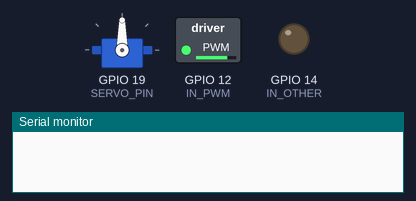
A sketch run on a simulated ESP32. On the bench: servo, switched loads named in the sketch (green lamp = pin HIGH), output pins drawn as LEDs (lit = HIGH), the last lines printed to the serial monitor.

Above: at 0.9 s.
At 2.1 s:
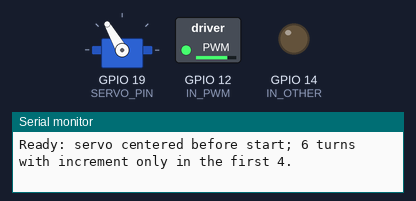
At 6.73 s:
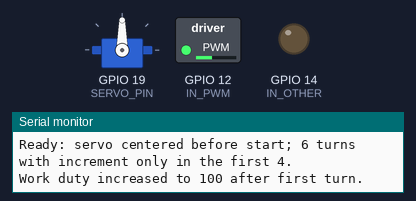
At 11.78 s:
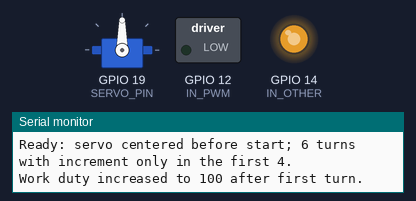
At 12.2 s:
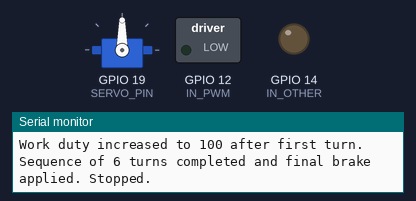
Timing chart, 0 to 13.7 s (numbered marks = the images above):
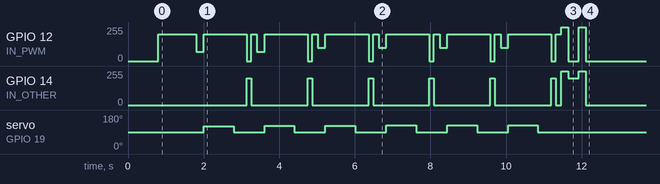

The sketch:

primer_fogueo.ino
```cpp
// 6 turns: angle increases +SERVO_STEP_DEG° ONLY during the first 4 turns
// Features: reverse-kick on each turn, post-brake boost,
// dutyWork +30 after the first turn, and full brake at the 6th turn.
// Guarantee: servo at 90° before the motor spins at startup.

#include <ESP32Servo.h>

// ===== Pins =====
const int IN_PWM    = 12;   // Active PWM input (forward)
const int IN_OTHER  = 14;   // The other input: LOW in forward; PWM in reverse
const int SERVO_PIN = 19;   // Servo

// ===== PWM =====
const int PWM_FREQ  = 7000;     // (increase to 20000 if you want inaudible PWM)
const int PWM_RES   = 8;        // 0..255
const uint8_t DUTY_WORK = 70;   // Base duty for forward motion
const uint8_t DUTY_MAX  = 200;  // Maximum duty (boost)
int currentDutyWork = DUTY_WORK;

// ===== Servo / Turns =====
Servo servo;
const int SERVO_CENTER     = 90;
const int SERVO_RIGHT_BASE = 120; // base angle for the first turn
const int SERVO_STEP_DEG   = 2;   // increment per turn (limited to 4 turns)

// ===== Timings =====
const uint32_t WAIT_BEFORE_TURN_MS = 200;
const uint32_t HOLD_TURN_MS        = 790;
const uint32_t RETURN_TRAVEL_MS    = 350;
const uint32_t BOOST_AFTER_CENTER  = 300;
const uint16_t SERVO_SETTLE_MS     = 800;  // ensure 90° at startup

// ===== Brakes =====
const uint16_t REVERSE_KICK_TURN_MS = 120; // short reverse-kick on each turn
const uint16_t BOOST_AFTER_BRAKE_MS = 150; // short boost after braking
const uint16_t BRAKE_MS             = 180; // active brake (final stop)
const uint16_t REVERSE_KICK_MS      = 280; // long reverse-kick (final stop)

// ================= Motor helpers (IN1/IN2) =================
inline void coast_gpio_lowlow() {   // use BEFORE attaching PWM
  pinMode(IN_PWM, OUTPUT);
  pinMode(IN_OTHER, OUTPUT);
  digitalWrite(IN_PWM, LOW);
  digitalWrite(IN_OTHER, LOW);
}

inline void brakeHard() {           // IN1=1, IN2=1 (short bursts)
  digitalWrite(IN_OTHER, HIGH);
  ledcWrite(IN_PWM, 255);
}

inline void setForwardDuty(uint8_t duty) {
  digitalWrite(IN_OTHER, LOW);
  ledcWrite(IN_PWM, duty);
}

inline void boostForward(uint32_t ms, uint8_t duty = DUTY_MAX) {
  setForwardDuty(duty);
  delay(ms);
}

inline void reverseKick(uint8_t duty, uint32_t ms) { // short reverse
  ledcWrite(IN_PWM, 0);                      // IN_PWM=LOW
  ledcAttach(IN_OTHER, PWM_FREQ, PWM_RES);   // PWM on IN_OTHER (reverse)
  ledcWrite(IN_OTHER, duty);
  delay(ms);
  ledcWrite(IN_OTHER, 0);
  // restore forward mode
  pinMode(IN_OTHER, OUTPUT);
  digitalWrite(IN_OTHER, LOW);
  ledcAttach(IN_PWM, PWM_FREQ, PWM_RES);
}

// ================= Maneuver helpers =================
inline void waitBeforeTurn() { delay(WAIT_BEFORE_TURN_MS); }

inline void turnRightMaxPowerAngle(int angleDeg) {
  angleDeg = constrain(angleDeg, 0, 180);
  servo.write(angleDeg);
  boostForward(HOLD_TURN_MS);      // drive strongly while turning
}

inline void returnCenterMaxPower() {
  servo.write(SERVO_CENTER);
  delay(RETURN_TRAVEL_MS);         // still with strong power
}

inline void perTurnBrakeAndBoost() {
  reverseKick(DUTY_MAX, REVERSE_KICK_TURN_MS);   // short brake with reverse
  boostForward(BOOST_AFTER_BRAKE_MS, DUTY_MAX);  // small push forward
  setForwardDuty(currentDutyWork);               // return to work duty
}

inline void finalBrakeStop() {
  brakeHard();                          delay(BRAKE_MS);
  reverseKick(DUTY_MAX, REVERSE_KICK_MS);
  brakeHard();                          delay(BRAKE_MS);
  // stop in low/low state
  ledcWrite(IN_PWM, 0);
  digitalWrite(IN_OTHER, LOW);
}

// Ensure servo is at 90° before motor spins (only at startup)
inline void ensureServoCenteredBeforeStart() {
  servo.write(SERVO_CENTER);
  coast_gpio_lowlow();          // motor completely stopped (GPIO LOW/LOW)
  delay(SERVO_SETTLE_MS);       // time for servo to settle at 90°
}

// ================= Setup / Loop =================
void setup() {
  Serial.begin(115200);

  // Servo
  servo.setPeriodHertz(50);
  servo.attach(SERVO_PIN, 500, 2400);
  servo.write(SERVO_CENTER);

  // Ensure both driver inputs are LOW as GPIO (no PWM yet)
  coast_gpio_lowlow();

  // Guarantee servo at 90° BEFORE enabling motor PWM
  ensureServoCenteredBeforeStart();

  // Now: attach PWM to the active pin
  ledcAttach(IN_PWM, PWM_FREQ, PWM_RES);

  // Startup boost and initial duty
  boostForward(1000);
  setForwardDuty(currentDutyWork);

  Serial.println("Ready: servo centered before start; 6 turns with increment only in the first 4.");
}

void loop() {
  static int giro = 0;

  if (giro < 6) {
    // Increment angle only in the first 4 turns (index 0..3)
    int incIndex = (giro < 4) ? giro : 3;
    int angleThisTurn = SERVO_RIGHT_BASE + incIndex * SERVO_STEP_DEG;

    waitBeforeTurn();
    turnRightMaxPowerAngle(angleThisTurn);
    returnCenterMaxPower();
    perTurnBrakeAndBoost();

    // +30 duty after the FIRST turn
    if (giro == 0) {
      currentDutyWork = min(currentDutyWork + 30, 255);
      Serial.printf("Work duty increased to %d after first turn.\n", currentDutyWork);
    }

    giro++;

    // On the 6th turn, apply full stop and end
    if (giro == 6) {
      finalBrakeStop();
      Serial.println("Sequence of 6 turns completed and final brake applied. Stopped.");
    }
  } else {
    // Stopped
    delay(100);
  }
}
```

Measured:
- by itself, servo on GPIO 19 (SERVO_PIN): 90° → 120° at 2.0 s, → 90° 0.79 s later, → 122° 0.82 s later, → 90° 0.79 s later, … (12 changes in this stretch)
- by itself, GPIO 14 (IN_OTHER): 0/255 → 199/255 at 3.1 s, → 0/255 0.12 s later, → 199/255 1.5 s later, → 0/255 0.12 s later, … (16 changes in this stretch)
